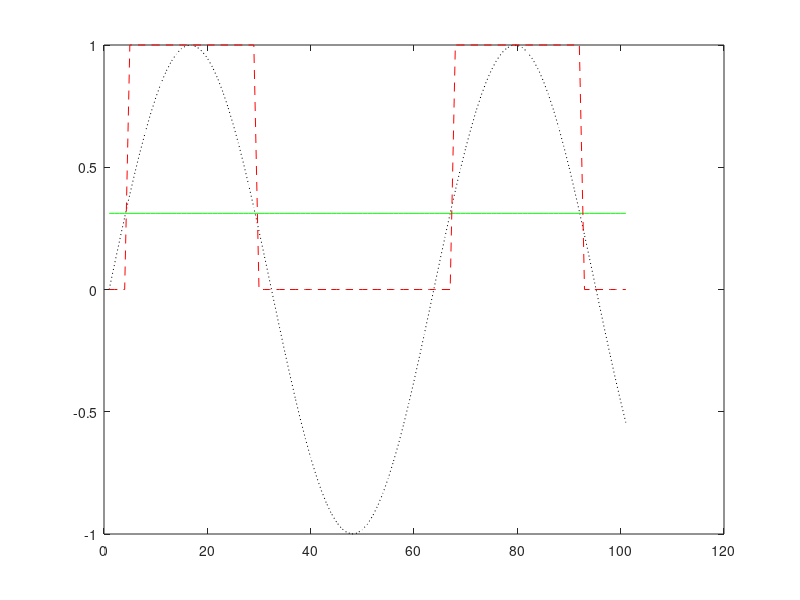

Write the MATLAB code that produced this figure.
function Xb = binarize_wrt_median(X)
% X is the 1D data
% Xb is the binarized data based on whether a value is more or less than
% the median
%

if nargin < 1
    % generate a random process
    X=randn(1,100);
    X=sin(0:.1:10);
end

[d, n]=size(X);
if n < d
    error('input data should be of the form d x n where d is the dimension');
end

% calculate the median
% X should be row vector
Xbar=median(X,2);

Xb=double(X>Xbar);

% check whether it works
if nargin <1
    figure(1); gcf; clf;
    plot(X, 'k:');
    hold on;
    plot(X*0+Xbar, 'g');
    plot(Xb, 'r--');
end

